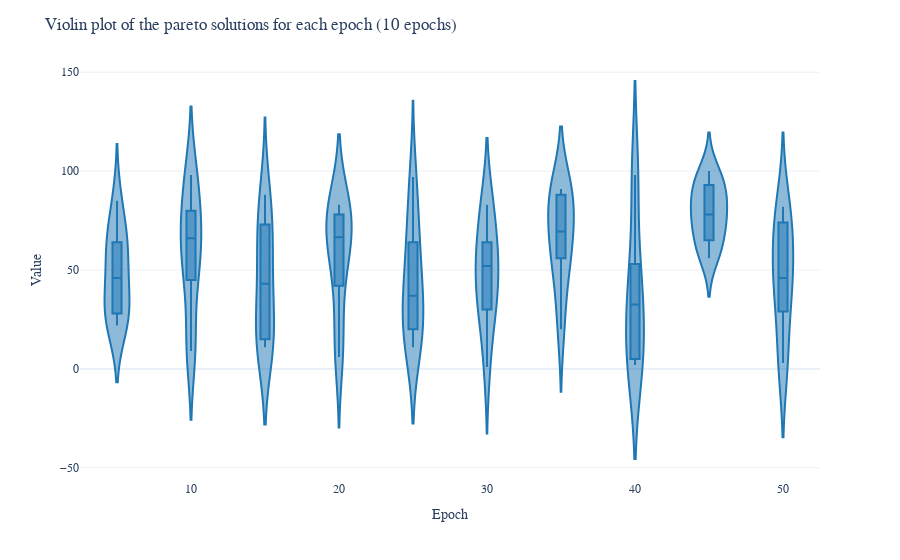

Here is the notebook cell this chart was saved with:
### Markdown cell above
# Results

### Code cell
def generate_violin_plot(df, title):
    fig = px.violin(
        df,
        x="Epoch",
        y="Value",
        box=True,
        points=False,
        hover_data=df.columns,
        template="plotly_white",
        color_discrete_sequence=["#1f77b4"],
    )
    fig.update_layout(
        title=title,
        xaxis_title="Epoch",
        yaxis_title="Value",
        font=dict(
            family="Times New Roman",
            size=12,
        ),
    )
    fig.show()


def generate_random_values(epochs: int = 20):
    values = []
    for i in range(1, epochs + 1):
        for j in range(0, 10):
            values.append([i, random.randint(1, 100)])
    return values


def plot_violin(epochs):
    values = generate_random_values(epochs)
    df = pd.DataFrame(values, columns=["Epoch", "Value"])
    df = df[df["Epoch"] % (epochs // 10) == 0]
    generate_violin_plot(
        df, "Violin plot of the pareto solutions for each epoch (10 epochs)"
    )

plot_violin(50)

### Figure 1 — Plotly figure (JSON) as saved in the notebook; plotly's stock layout.template omitted (floating-point values rounded to 4 significant figures)
{"data": [{"alignmentgroup": "True", "box": {"visible": true}, "hovertemplate": "Epoch=%{x}<br>Value=%{y}<extra></extra>", "legendgroup": "", "marker": {"color": "#1f77b4"}, "name": "", "offsetgroup": "", "orientation": "v", "points": false, "scalegroup": "True", "showlegend": false, "type": "violin", "x": [5, 5, 5, 5, 5, 5, 5, 5, 5, 5, 10, 10, 10, 10, 10, 10, 10, 10, 10, 10, 15, 15, 15, 15, 15, 15, 15, 15, 15, 15, 20, 20, 20, 20, 20, 20, 20, 20, 20, 20, 25, 25, 25, 25, 25, 25, 25, 25, 25, 25, 30, 30, 30, 30, 30, 30, 30, 30, 30, 30, 35, 35, 35, 35, 35, 35, 35, 35, 35, 35, 40, 40, 40, 40, 40, 40, 40, 40, 40, 40, 45, 45, 45, 45, 45, 45, 45, 45, 45, 45, 50, 50, 50, 50, 50, 50, 50, 50, 50, 50], "x0": " ", "xaxis": "x", "y": [31, 28, 61, 50, 22, 69, 42, 85, 25, 64, 9, 70, 62, 80, 48, 45, 98, 70, 97, 12, 78, 50, 18, 14, 57, 88, 15, 11, 36, 73, 58, 42, 16, 68, 6, 83, 65, 75, 82, 78, 79, 11, 28, 42, 97, 20, 14, 32, 64, 54, 1, 83, 48, 83, 64, 57, 30, 27, 37, 56, 83, 59, 56, 40, 91, 73, 88, 66, 20, 91, 98, 28, 5, 98, 9, 38, 37, 53, 2, 3, 77, 93, 56, 100, 65, 75, 87, 62, 93, 79, 74, 3, 82, 45, 75, 46, 46, 29, 4, 63], "y0": " ", "yaxis": "y"}], "layout": {"font": {"family": "Times New Roman", "size": 12}, "legend": {"tracegroupgap": 0}, "margin": {"t": 60}, "title": {"text": "Violin plot of the pareto solutions for each epoch (10 epochs)"}, "violinmode": "group", "xaxis": {"anchor": "y", "domain": [0, 1], "title": {"text": "Epoch"}}, "yaxis": {"anchor": "x", "domain": [0, 1], "title": {"text": "Value"}}}}
